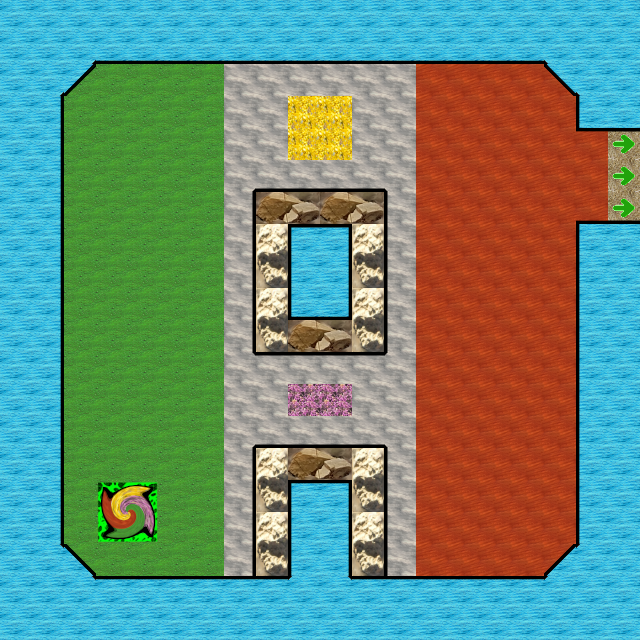

A 2D game scene composited from a Tiled map and its tileset images. What follows is a short description and the map's XML, with every tile layer's data as written:
An orthogonal 20x20 tile map with 32x32 px tiles, 4 tile layers (water, path, boost, top) and 19 objects.

<map version="1.2" tiledversion="1.3.2" orientation="orthogonal" renderorder="right-down" compressionlevel="0" width="20" height="20" tilewidth="32" tileheight="32" infinite="0" nextlayerid="11" nextobjectid="28">
 <tileset firstgid="1" name="ground_set" tilewidth="32" tileheight="32" tilecount="256" columns="16">
  <image source="../img/board/ground_set.png" width="512" height="512" />
 </tileset>
 <layer id="2" name="water" width="20" height="20">
  <data encoding="csv">
18,18,18,18,18,18,18,18,18,18,18,18,18,18,18,18,18,18,18,18,
18,18,18,34,34,34,34,34,34,34,34,34,34,34,34,34,34,18,18,18,
18,18,97,0,0,0,0,0,0,0,0,0,0,0,0,0,0,98,18,18,
18,19,0,0,0,0,0,0,0,0,0,0,0,0,0,0,0,0,17,18,
18,19,0,0,0,0,0,0,0,0,0,0,0,0,0,0,0,0,0,50,
18,19,0,0,0,0,0,0,0,0,0,0,0,0,0,0,0,0,0,66,
18,19,0,0,0,0,0,0,0,0,0,0,0,0,0,0,0,0,0,82,
18,19,0,0,0,0,0,0,0,17,19,0,0,0,0,0,0,0,17,18,
18,19,0,0,0,0,0,0,0,17,19,0,0,0,0,0,0,0,17,18,
18,19,0,0,0,0,0,0,0,33,35,0,0,0,0,0,0,0,17,18,
18,19,0,0,0,0,0,0,0,0,0,0,0,0,0,0,0,0,17,18,
18,19,0,0,0,0,0,0,0,0,0,0,0,0,0,0,0,0,17,18,
18,19,0,0,0,0,0,0,0,0,0,0,0,0,0,0,0,0,17,18,
18,19,0,0,0,0,0,0,0,0,0,0,0,0,0,0,0,0,17,18,
18,19,0,0,0,0,0,0,0,0,0,0,0,0,0,0,0,0,17,18,
18,19,0,24,24,0,0,0,0,1,3,0,0,0,0,0,0,0,17,18,
18,19,0,24,24,0,0,0,0,17,19,0,0,0,0,0,0,0,17,18,
18,18,114,0,0,0,0,0,0,17,19,0,0,0,0,0,0,113,18,18,
18,18,18,2,2,2,2,2,2,18,18,2,2,2,2,2,2,18,18,18,
18,18,18,18,18,18,18,18,18,18,18,18,18,18,18,18,18,18,18,18
</data>
 </layer>
 <layer id="10" name="path" width="20" height="20">
  <data encoding="csv">
0,0,0,0,0,0,0,0,0,0,0,0,0,0,0,0,0,0,0,0,
0,0,0,0,0,0,0,0,0,0,0,0,0,0,0,0,0,0,0,0,
0,0,0,0,0,0,0,21,21,21,21,21,21,0,0,0,0,0,0,0,
0,0,0,0,0,0,0,21,21,0,0,21,21,0,0,0,0,0,0,0,
0,0,0,0,0,0,0,21,21,21,21,21,21,0,0,0,0,0,0,165,
0,0,0,0,0,0,0,21,21,21,21,21,21,0,0,0,0,0,0,165,
0,0,0,0,0,0,0,21,0,0,0,0,21,0,0,0,0,0,0,165,
0,0,0,0,0,0,0,21,0,0,0,0,21,0,0,0,0,0,0,0,
0,0,0,0,0,0,0,21,0,0,0,0,21,0,0,0,0,0,0,0,
0,0,0,0,0,0,0,21,0,0,0,0,21,0,0,0,0,0,0,0,
0,0,0,0,0,0,0,21,0,0,0,0,21,0,0,0,0,0,0,0,
0,0,0,0,0,0,0,21,21,21,21,21,21,0,0,0,0,0,0,0,
0,0,0,0,0,0,0,21,21,0,0,21,21,0,0,0,0,0,0,0,
0,0,0,0,0,0,0,21,21,21,21,21,21,0,0,0,0,0,0,0,
0,0,0,0,0,0,0,21,0,0,0,0,21,0,0,0,0,0,0,0,
0,0,0,0,0,0,0,21,0,0,0,0,21,0,0,0,0,0,0,0,
0,0,0,0,0,0,0,21,0,0,0,0,21,0,0,0,0,0,0,0,
0,0,0,0,0,0,0,21,0,0,0,0,21,0,0,0,0,0,0,0,
0,0,0,0,0,0,0,0,0,0,0,0,0,0,0,0,0,0,0,0,
0,0,0,0,0,0,0,0,0,0,0,0,0,0,0,0,0,0,0,0
</data>
 </layer>
 <layer id="1" name="boost" width="20" height="20">
  <data encoding="csv">
0,0,0,0,0,0,0,0,0,0,0,0,0,0,0,0,0,0,0,0,
0,0,101,0,0,0,0,0,0,0,0,0,0,0,0,0,0,102,0,0,
0,101,121,24,24,24,24,0,0,0,0,0,0,66,66,66,66,146,102,0,
0,0,24,24,24,24,24,0,0,131,131,0,0,66,66,66,66,66,0,0,
0,0,24,24,24,24,24,0,0,0,0,0,0,66,66,66,66,66,50,138,
0,0,24,24,24,24,24,0,0,0,0,0,0,66,66,66,66,66,66,138,
0,0,24,24,24,24,24,0,0,0,0,0,0,66,66,66,66,66,82,138,
0,0,24,24,24,24,24,0,26,0,0,26,0,66,66,66,66,66,0,0,
0,0,24,24,24,24,24,0,42,0,0,42,0,66,66,66,66,66,0,0,
0,0,24,24,24,24,24,0,26,0,0,26,0,66,66,66,66,66,0,0,
0,0,24,24,24,24,24,0,42,71,72,42,0,66,66,66,66,66,0,0,
0,0,24,24,24,24,24,0,0,0,0,0,0,66,66,66,66,66,0,0,
0,0,24,24,24,24,24,0,0,69,69,0,0,66,66,66,66,66,0,0,
0,0,24,24,24,24,24,0,0,0,0,0,0,66,66,66,66,66,0,0,
0,0,24,24,24,24,24,0,26,71,72,26,0,66,66,66,66,66,0,0,
0,0,24,161,162,24,24,0,42,0,0,42,0,66,66,66,66,66,0,0,
0,0,24,177,178,24,24,0,26,0,0,26,0,66,66,66,66,66,0,0,
0,117,106,24,24,24,24,0,42,0,0,42,0,66,66,66,66,129,118,0,
0,0,117,0,0,0,0,0,0,118,117,0,0,0,0,0,0,118,0,0,
0,0,0,0,0,0,0,0,0,0,0,0,0,0,0,0,0,0,0,0
</data>
 </layer>
 <layer id="9" name="top" width="20" height="20" locked="1">
  <data encoding="csv">
0,0,0,0,0,0,0,0,0,0,0,0,0,0,0,0,0,0,0,0,
0,0,0,0,0,0,0,0,0,0,0,0,0,0,0,0,0,0,0,0,
0,0,0,0,0,0,0,0,0,0,0,0,0,0,0,0,0,0,0,0,
0,0,0,0,0,0,0,0,0,0,0,0,0,0,0,0,0,0,0,0,
0,0,0,0,0,0,0,0,0,131,131,0,0,0,0,0,0,0,0,194,
0,0,0,0,0,0,0,196,226,226,226,226,197,0,0,0,0,0,0,0,
0,0,0,0,0,0,0,211,71,72,71,72,209,0,0,0,0,0,0,226,
0,0,0,0,0,0,0,211,0,194,194,0,209,0,0,0,0,0,0,0,
0,0,0,0,0,0,0,211,0,0,0,0,209,0,0,0,0,0,0,0,
0,0,0,0,0,0,0,211,0,0,0,0,209,0,0,0,0,0,0,0,
0,0,0,0,0,0,0,211,0,0,0,0,209,0,0,0,0,0,0,0,
0,0,0,0,0,0,0,212,194,194,194,194,213,0,0,0,0,0,0,0,
0,0,0,0,0,0,0,0,0,0,0,0,0,0,0,0,0,0,0,0,
0,0,0,0,0,0,0,196,226,226,226,226,197,0,0,0,0,0,0,0,
0,0,0,0,0,0,0,211,0,0,0,0,209,0,0,0,0,0,0,0,
0,0,0,0,0,0,0,211,0,0,0,0,209,0,0,0,0,0,0,0,
0,0,0,0,0,0,0,211,0,0,0,0,209,0,0,0,0,0,0,0,
0,0,0,0,0,0,0,211,0,0,0,0,209,0,0,0,0,0,0,0,
0,0,0,0,0,0,0,0,0,0,0,0,0,0,0,0,0,0,0,0,
0,0,0,0,0,0,0,0,0,0,0,0,0,0,0,0,0,0,0,0
</data>
 </layer>
 <objectgroup id="6" name="yellow">
  <object id="27" x="288" y="96">
   <polygon points="0,0 64,0 64,64 0,64" />
  </object>
 </objectgroup>
 <objectgroup id="7" name="pink">
  <object id="26" x="288" y="384">
   <polygon points="0,0 0,32 64,32 64,0" />
  </object>
 </objectgroup>
 <objectgroup id="8" name="red" locked="1">
  <object id="22" x="576" y="128">
   <polygon points="0,0 64,0 64,96 0,96" />
  </object>
  <object id="25" x="416" y="64">
   <polygon points="0,0 128,0 160,32 160,480 128,512 0,512" />
  </object>
 </objectgroup>
 <objectgroup id="4" name="end">
  <object id="15" x="620.75" y="128">
   <polygon points="0,0 19.25,0 19.25,96 0,96" />
  </object>
 </objectgroup>
 <objectgroup id="3" name="obstacle">
  <object id="1" x="288" y="576">
   <polygon points="0,0 0,64 -288,64 -288,0" />
  </object>
  <object id="2" x="96" y="575">
   <polygon points="0,0 -32,-31 -96,-31 -96,1" />
  </object>
  <object id="3" x="63" y="547">
   <polygon points="0,0 1,-451 -63,-451 -63,-3" />
  </object>
  <object id="4" x="96" y="64">
   <polygon points="0,0 -32,32 -96,32 -96,-64 0,-64" />
  </object>
  <object id="6" x="96" y="0">
   <polygon points="0,0 0,64 448,64 448,0" />
  </object>
  <object id="7" x="544" y="64">
   <polygon points="0,0 32,32 96,32 96,-64 0,-64" />
  </object>
  <object id="8" x="576" y="96">
   <polygon points="0,0 0,32 128,32 128,0" />
  </object>
  <object id="9" x="576" y="224">
   <polygon points="0,0 128,0 128,416 0,416 0,0" />
  </object>
  <object id="10" x="704" y="96">
   <polygon points="0,0 64,0 64,160 0,160" />
  </object>
  <object id="11" x="544" y="576">
   <polygon points="0,0 32,-32 32,64 0,64" />
  </object>
  <object id="12" x="256" y="576">
   <polygon points="0,0 0,-128 128,-128 128,0" />
  </object>
  <object id="13" x="288" y="576">
   <polygon points="0,0 256,0 256,64 0,64" />
  </object>
  <object id="24" x="256" y="192">
   <polygon points="0,0 128,0 128,160 0,160" />
  </object>
 </objectgroup>
 <objectgroup id="5" name="green">
  <object id="23" x="224" y="64">
   <polygon points="0,0 -128,0 -160,32 -160,480 -128,512 0,512" />
  </object>
 </objectgroup>
</map>
